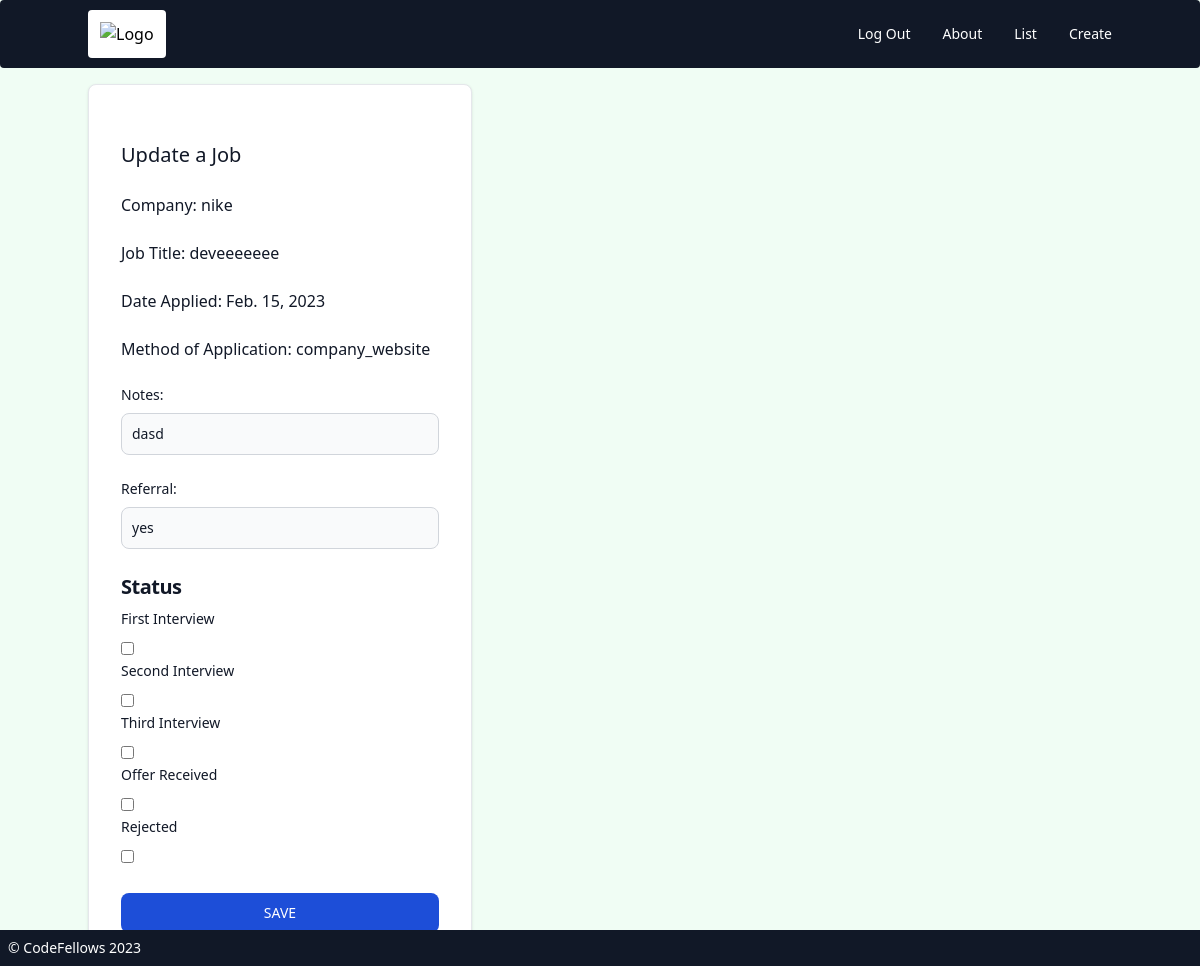
The app's page /jobs/7/update/ (signed in) with its own data.
### jobs/models.py (models this page shows, shortened)
class Job(models.Model):
    owner = models.ForeignKey(
        get_user_model(), on_delete=models.CASCADE, null=True, blank=True
    )
    company = models.TextField(blank=True)
    job_title = models.TextField(blank=True)
    date_applied = models.DateField()
    notes = models.TextField(blank=True)
    method_of_applications = models.TextField(blank=True)
    referrals = models.TextField(blank=True)
    first = models.BooleanField(default=False)
    second = models.BooleanField(default=False)
    third = models.BooleanField(default=False)
    rejected = models.BooleanField(default=False)
    offer = models.BooleanField(default=False)

### jobs/views_front.py (the view)
class JobUpdateView(LoginRequiredMixin, UpdateView):
    template_name = "jobs/job_update.html"
    model = Job
    fields = ["notes", "referrals", "first", "second", "third", "rejected", "offer"]
    context_object_name = "job"

### templates/jobs/job_update.html (shortened to what this page needs)
{% extends 'base.html' %}
{% block content %}
<div
  class="w-full max-w-sm p-4 bg-white border border-gray-200 rounded-lg shadow sm:p-6 md:p-8 dark:bg-gray-800 dark:border-gray-700">
  <form class="space-y-6" method="POST">
    <h5 class="text-xl font-medium text-gray-900 dark:text-white">Update a Job</h5>
    <p class="text-md font-medium text-gray-900 dark:text-blue-300">Company: {{ job.company }}</p>
    <p class="text-md font-medium text-gray-900 dark:text-blue-300">Job Title: {{ job.job_title }}</p>
    <p class="text-md font-medium text-gray-900 dark:text-blue-300">Date Applied: {{ job.date_applied }}</p>
    <p class="text-md font-medium text-gray-900 dark:text-blue-300">Method of Application: {{ job.method_of_applications }}</p>
    <div>
      <label for="id_notes" class="block mb-2 text-sm font-medium text-gray-900 dark:text-white">Notes: </label>
      <input type="text" name="notes" id="id_notes"
        class="bg-gray-50 border border-gray-300 text-gray-900 text-sm rounded-lg focus:ring-blue-500 focus:border-blue-500 block w-full p-2.5 dark:bg-gray-600 dark:border-gray-500 dark:placeholder-gray-400 dark:text-white"
        required value="{{ job.notes }}">
    </div>
    <div>
      <label for="id_referrals" class="block mb-2 text-sm font-medium text-gray-900 dark:text-white">Referral: </label>
      <input type="text" name="referrals" id="id_referrals"
        class="bg-gray-50 border border-gray-300 text-gray-900 text-sm rounded-lg focus:ring-blue-500 focus:border-blue-500 block w-full p-2.5 dark:bg-gray-600 dark:border-gray-500 dark:placeholder-gray-400 dark:text-white" required value="{{ job.referrals }}">
    </div>
    <div>
      <h5 class=" flex-auto mb-2 text-xl font-bold tracking-tight text-gray-900 dark:text-white">Status</h5>
      <label for="id_first" class="block mb-2 text-sm font-medium text-gray-900 dark:text-white">First Interview</label>
      <input type="checkbox" name="first" id="id_first" {% if job.first %} checked {% else %} '' {% endif %} >
      <label for="id_second" class="block mb-2 text-sm font-medium text-gray-900 dark:text-white">Second Interview</label>
      <input type="checkbox" name="second" id="id_second" {% if job.second %} checked {% else %} '' {% endif %} >
      <label for="id_third" class="block mb-2 text-sm font-medium text-gray-900 dark:text-white">Third Interview</label>
      <input type="checkbox" name="third" id="id_third" {% if job.third %} checked {% else %} '' {% endif %} >
      <label for="id_offer" class="block mb-2 text-sm font-medium text-gray-900 dark:text-white">Offer Received</label>
      <input type="checkbox" name="offer" id="id_offer" {% if job.offer %} checked {% else %} '' {% endif %} >
      <label for="id_rejected" class="block mb-2 text-sm font-medium text-gray-900 dark:text-white">Rejected</label>
      <input type="checkbox" name="rejected" id="id_rejected" {% if job.rejected %} checked {% else %} '' {% endif %} >
    </div>
    <button type="submit"
      class="w-full text-white bg-blue-700 hover:bg-blue-800 focus:ring-4 focus:outline-none focus:ring-blue-300 font-medium rounded-lg text-sm px-5 py-2.5 text-center dark:bg-blue-600 dark:hover:bg-blue-700 dark:focus:ring-blue-800">
      SAVE
    </button>
  </form>
</div>
{% endblock content %}

### records on screen
Job: company "nike", job_title "deveeeeeee", date_applied "Feb. 15, 2023", method_of_applications "company_website", notes "dasd", referrals "yes"
